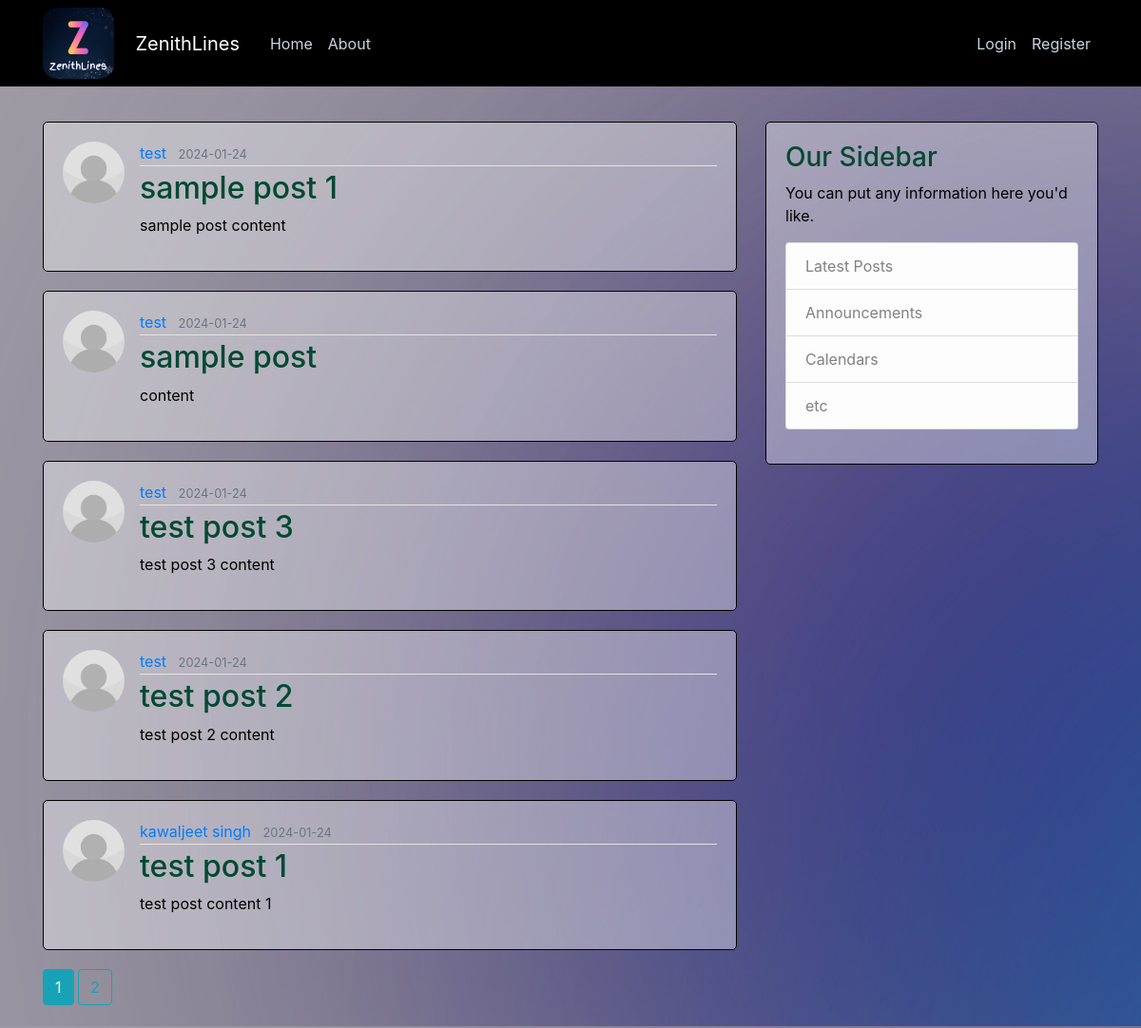
The page /home on the database its author committed.
### ZenithLines/models.py (models this page shows, shortened)
class Post(db.Model):
    id = db.Column(db.Integer, primary_key=True)
    title = db.Column(db.String(100), nullable=False)
    date_posted = db.Column(db.DateTime, nullable=False, default=datetime.utcnow)
    content = db.Column(db.Text, nullable=False)
    user_id = db.Column(db.Integer, db.ForeignKey('user.id'), nullable=False)

class User(db.Model,UserMixin):
    id = db.Column(db.Integer, primary_key=True)
    username = db.Column(db.String(20), unique=True, nullable=False)
    email = db.Column(db.String(120), unique=True, nullable=False)
    image_file = db.Column(db.String(20), nullable=False, default='default.jpg')
    password = db.Column(db.String(60), nullable=False)
    posts = db.relationship('Post', backref='author', lazy='select')

### ZenithLines/main/routes.py (the view)
@main.route("/")
@main.route("/home")
def home():
    page = request.args.get('page',1,type=int)
    posts=Post.query.order_by(Post.date_posted.desc()).paginate(page=page,per_page=5)
    return render_template('home.html', posts=posts)

### ZenithLines/templates/home.html
{% extends "layout.html" %}
{% block content %}
    {% for post in posts.items %}
        <article class="media content-section">
          <img class="rounded-circle article-img" src="{{ url_for('static',filename=post.author.image_file) }}">
          <div class="media-body">
            <div class="article-metadata">
              <a class="mr-2" href="{{ url_for('users.user_posts', username=post.author.username) }}">{{ post.author.username }}</a>
              <small class="text-muted">{{ post.date_posted.strftime('%Y-%m-%d') }}</small>
            </div>
            <h2><a class="article-title" href="{{ url_for('posts.post',post_id=post.id) }}">{{ post.title }}</a></h2>
            <p class="article-content">{{ post.content }}</p>
          </div>
        </article>
    {% endfor %}
    {% for page_num in posts.iter_pages(left_edge=1, right_edge=1, left_current=1 , right_current=2 ) %}
        {% if page_num %}
          {% if posts.page ==page_num %}
            <a class="btn btn-info mb-4" href="{{ url_for('main.home',page=page_num) }}">{{ page_num }}</a>
          {% else %}
            <a class="btn btn-outline-info mb-4" href="{{ url_for('main.home',page=page_num) }}">{{ page_num }}</a>
          {% endif %}
        {% else %}
          ...
        {% endif %}
    {% endfor %}
{% endblock content %}

### ZenithLines/static/style.css (style rules this page uses)
body { background-image: url('backgroundimg.png'); color: #333333; margin-top: 5rem; }
h1, h2, h3, h4, h5, h6 { color: #024934; }
.content-section { background: #FDFCFC61; padding: 20px 20px; border: 1px solid black; border-radius: 5px; margin-bottom: 20px; }
.article-title { color: #024934; }
.article-content { color: black; white-space: pre-line; }
.article-img { height: 65px; width: 65px; margin-right: 16px; }
.article-metadata { padding-bottom: 1px; margin-bottom: 4px; border-bottom: 1px solid #e3e3e3 }
img { border-radius: 15px; }

### rows shown on the page
Post: image_file (placeholder picture), author.username "test", date_posted "2024-01-24", title "sample post 1", content "sample post content"
Post: image_file (placeholder picture), author.username "test", date_posted "2024-01-24", title "sample post", content "content"
Post: image_file (placeholder picture), author.username "test", date_posted "2024-01-24", title "test post 3", content "test post 3 content"
Post: image_file (placeholder picture), author.username "test", date_posted "2024-01-24", title "test post 2", content "test post 2 content"
Post: image_file (picture), author.username "kawaljeet singh", date_posted "2024-01-24", title "test post 1", content "test post content 1"

### other values the page prints
{{ page_num }} "1"
{{ page_num }} "2"
